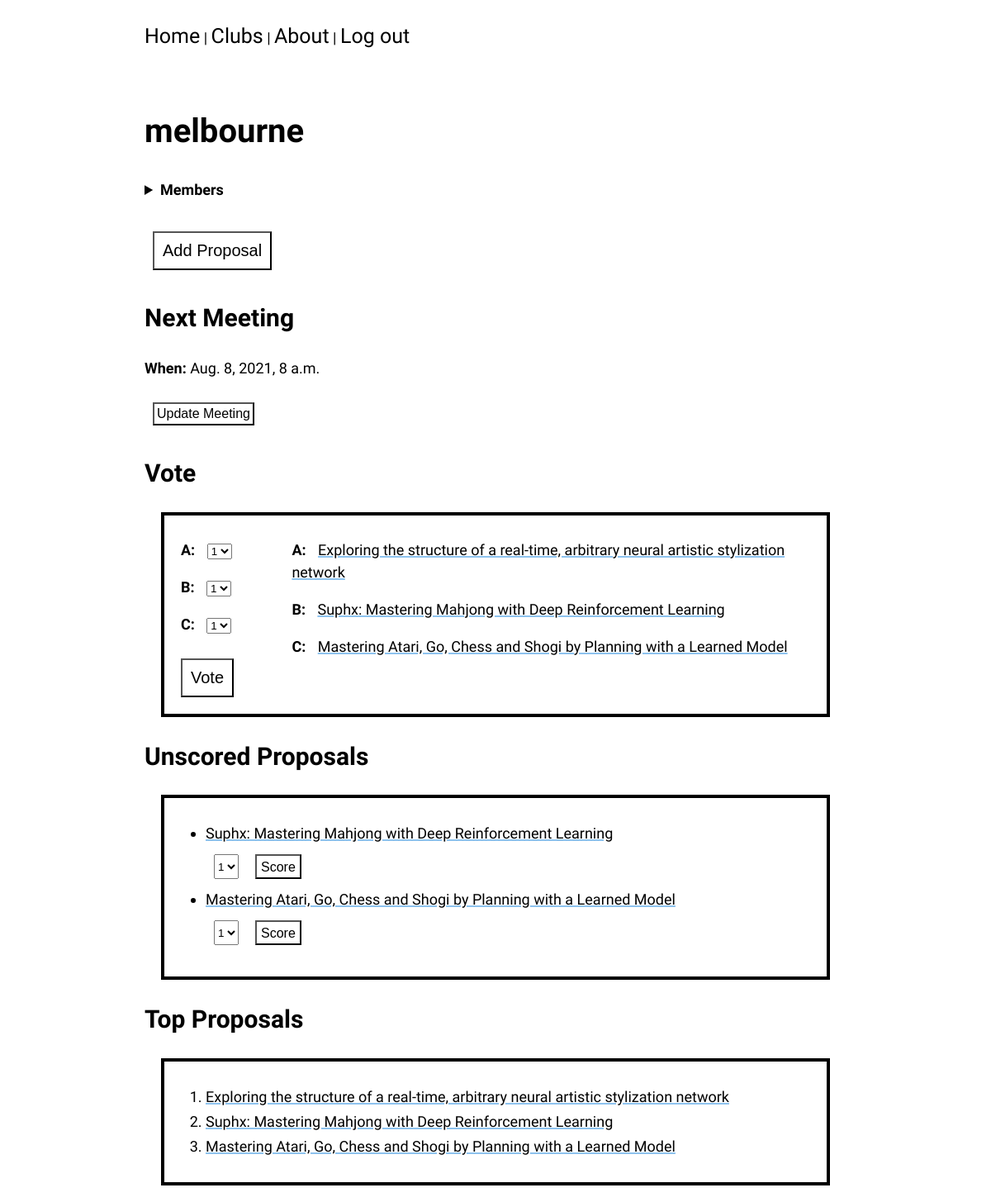
The page /clubs/melbourne/ (signed in) on the database as committed earlier.
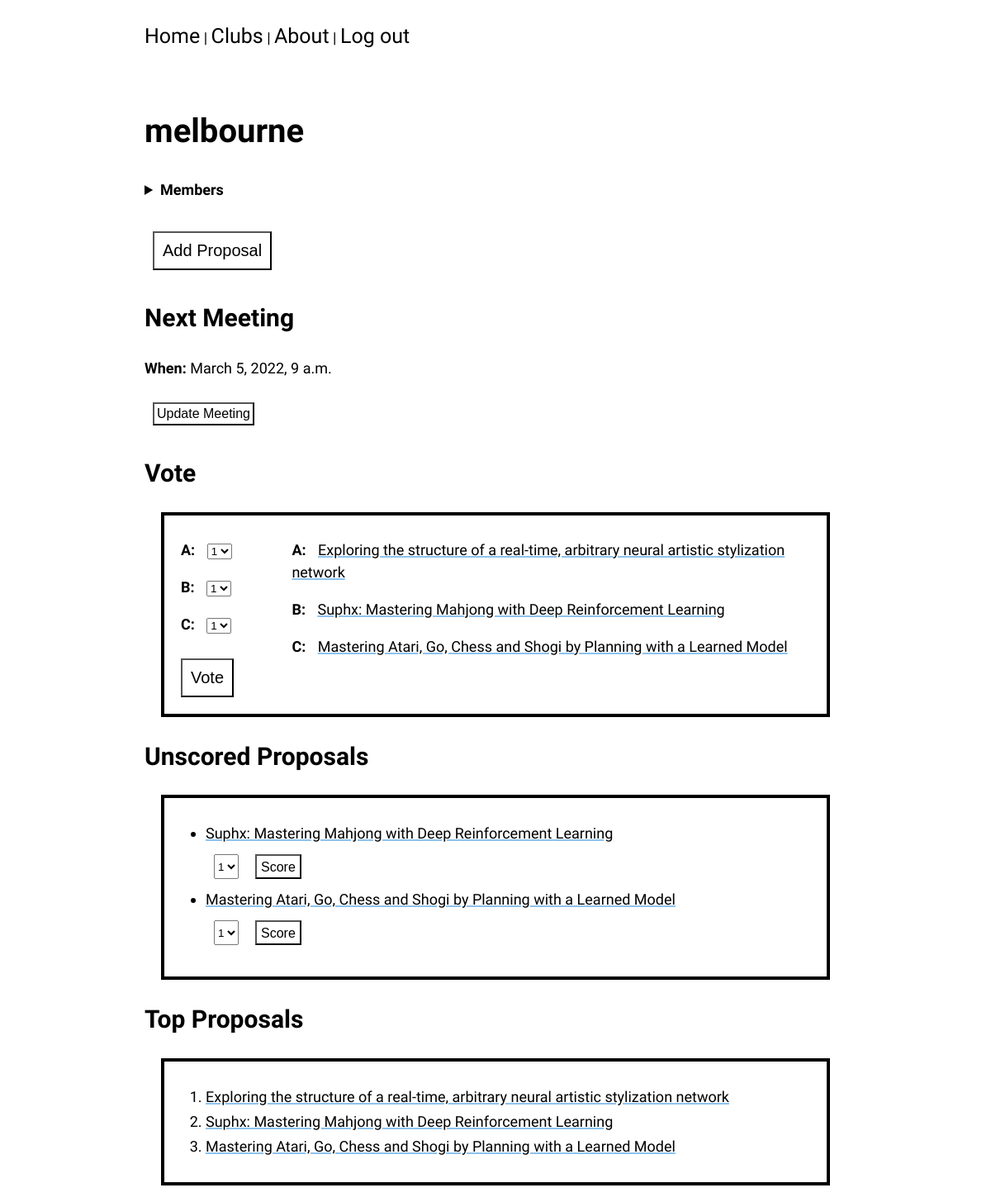
The same page on the database as committed later.
### clubs/models.py (models this page shows, shortened)
class Meeting(models.Model):
    club = models.ForeignKey(Club, on_delete=models.CASCADE)
    leader = models.ForeignKey(User, on_delete=models.SET_NULL, null=True)
    election = models.ForeignKey('Election', on_delete=models.SET_NULL, null=True)
    paper = models.ForeignKey(Paper, on_delete=models.SET_NULL, null=True)
    date_time = models.DateTimeField()

### clubs/views.py (the view, shortened to what this page needs)
# urls.py: path('<str:club_name>/', views.ClubDetailView.as_view(), name='club-detail'),
class ClubDetailView(View):
    template_name = 'clubs/club-detail.html'
    def get_club(self):
        return get_object_or_404(Club, name=self.kwargs['club_name'])
    def get_context_data(self, **kwargs):
        club = self.get_club()
        ctx = club.get_ctx(self.request.user)
        if ctx['election']:
            ctx.update(**ctx['election'].get_ctx(self.request.user))
            if not ctx['voted']:
                ctx['vote_form'] = VoteForm(election=ctx['election'])
                ctx['voteform_fields_candidates_zip'] = list(zip(ctx['election'].candidates.all(),
                                                                 ctx['vote_form'].visible_fields()))
        if ctx['unscored_proposals']:
            ctx['unscored'] = list(map(lambda proposal: (proposal, ScoreForm(proposal)), ctx['unscored_proposals']))
        return ctx
    def get(self, request, *args, **kwargs):
        return render(request, self.template_name, self.get_context_data())

### clubs/forms.py
class VoteForm(forms.Form):
    def __init__(self, election, *args, **kwargs):
        super(VoteForm, self).__init__(*args, **kwargs)
        self.candidates = election.candidates.all()
        for i, candidate in enumerate(self.candidates, 1):
            self.fields[f'vote_{i}'] = forms.ChoiceField(label=string.ascii_uppercase[i-1], choices=SCORE_OPTIONS)
            self.fields[f'candidate_{i}_id'] = forms.CharField(widget=forms.HiddenInput(), initial=candidate.id)
        self.fields['election_id'] = forms.CharField(widget=forms.HiddenInput(), initial=election.id)
        self.fields['club'] = forms.CharField(widget=forms.HiddenInput(), initial=election.club.name)

### accounts/models.py (called while the page is built)
    def __str__(self):
        return self.username

### clubs/models.py (called while the page is built)
    @property
    def meeting(self):
       return Meeting.objects.filter(club=self, date_time__gte=timezone.now()).last()

    @property
    def election(self):
        election = Election.objects.filter(club=self, end_datetime__gte=timezone.now()).last()
        if election and election.is_over:
            return None
        return election  # Can also return None

    @property
    def proposals(self):
        return Proposal.objects.filter(club=self)

### clubs/templates/clubs/club-detail.html (shortened to what this page needs)
{% extends 'base.html' %}
{% block content %}
<h1>{{ club.name }}</h1>
<details>
  <summary><b>Members</b></summary>
</details>
<br>
<button type="submit" id="add-proposal-btn" onclick="location.href='{% url 'clubs:add-proposal' club.name %}'">Add Proposal</button>
{% if meeting %}
{% include 'clubs/meeting.html' %}
{% else %}
<button type="submit" id="plan-meeting-btn" onclick="location.href='{% url 'clubs:plan-meeting' club %}'">Plan Meeting</button>
{% endif %}
{% if unscored_proposals %}
{% include 'clubs/unscored_proposals.html' %}
{% endif %}
{% if club.proposals.all %}
{% include 'clubs/top-proposals.html' %}
{% endif %}
{% endblock content %}

### clubs/templates/clubs/meeting.html
<h2>Next Meeting</h2>
<div id="meeting-container">
  <p><b>When: </b>{{ meeting.date_time }}</p>
  {% if club.election %}
  {% include 'clubs/update-meeting-btn.html' %}
  {% if voted %}
  <details>
    <summary><i>awaiting election results on the following proposals</i></summary>
    <ul>
      {% for candidate in election.candidates.all %}
      <li><a href="{% url 'papers:paper-detail' candidate.paper.id %}">{{candidate.paper}}</li>
      {% endfor %}
    </ul>
  </details>
  {% else %}
  {% include 'clubs/vote.html' %}
  {% endif %}
  {% else %}
  <p><b>Paper: </b><a href="{% url 'papers:paper-detail' meeting.paper.id %}">{{ meeting.paper }}</a></p>
  <p><b>Leader: </b>{{ meeting.leader }}</p>
  {% include 'clubs/update-meeting-btn.html' %}
  {% endif %}
</div>

Rows that differ between the two databases and show on the page:
removed Meeting: date_time "Aug. 8, 2021, 8 a.m."
added Meeting: date_time "March 5, 2022, 9 a.m."
